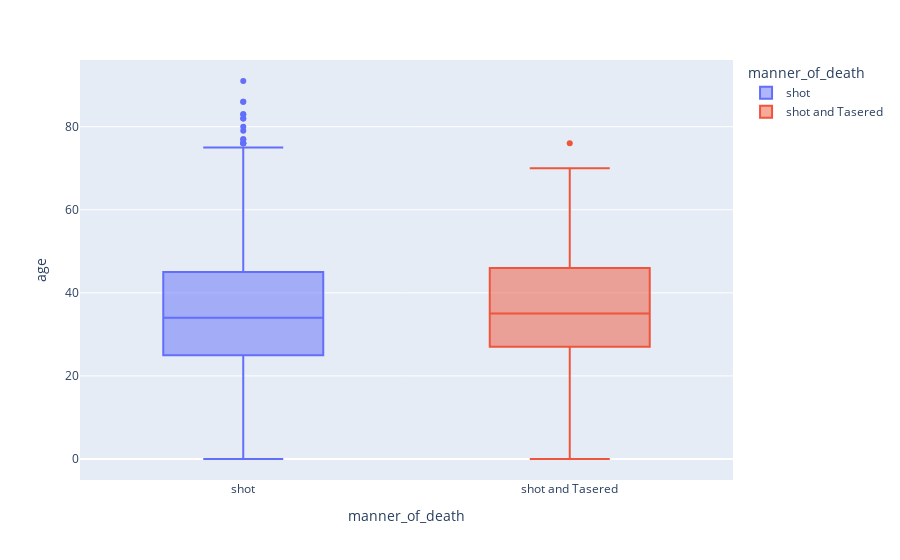

The cell this chart's notebook holds for it:
### Markdown cell above
# Create a Box Plot Showing the Age and Manner of Death

Break out the data by gender using `df_fatalities`. Is there a difference between men and women in the manner of death?

### Code cell
temp = dfs["df_fatalities"].copy()
temp.head()

temp["age"] = temp["age"].astype(float)

fig = px.box(
    temp, 
    y = "age",
    x =  "manner_of_death",
    color="manner_of_death"
    )

fig.show()

### Figure 1 — Plotly figure (JSON) as saved in the notebook; plotly's stock layout.template omitted (floating-point values rounded to 4 significant figures; data arrays with more than 128 entries replaced by an {"elided": "..."} marker saying what was removed)
{"data": [{"alignmentgroup": "True", "hovertemplate": "manner_of_death=%{x}<br>age=%{y}<extra></extra>", "legendgroup": "shot", "marker": {"color": "#636efa"}, "name": "shot", "notched": false, "offsetgroup": "shot", "orientation": "v", "showlegend": true, "type": "box", "x": {"elided": "2363 str values"}, "x0": " ", "xaxis": "x", "y": {"elided": "2363 int values"}, "y0": " ", "yaxis": "y"}, {"alignmentgroup": "True", "hovertemplate": "manner_of_death=%{x}<br>age=%{y}<extra></extra>", "legendgroup": "shot and Tasered", "marker": {"color": "#EF553B"}, "name": "shot and Tasered", "notched": false, "offsetgroup": "shot and Tasered", "orientation": "v", "showlegend": true, "type": "box", "x": {"elided": "172 str values"}, "x0": " ", "xaxis": "x", "y": {"elided": "172 int values"}, "y0": " ", "yaxis": "y"}], "layout": {"autosize": true, "boxmode": "overlay", "legend": {"title": {"text": "manner_of_death"}, "tracegroupgap": 0}, "margin": {"t": 60}, "xaxis": {"anchor": "y", "autorange": true, "categoryarray": ["shot", "shot and Tasered"], "categoryorder": "array", "domain": [0, 1], "range": [-0.5, 1.5], "title": {"text": "manner_of_death"}, "type": "category"}, "yaxis": {"anchor": "x", "autorange": true, "domain": [0, 1], "range": [-5.056, 96.06], "title": {"text": "age"}, "type": "linear"}}}
